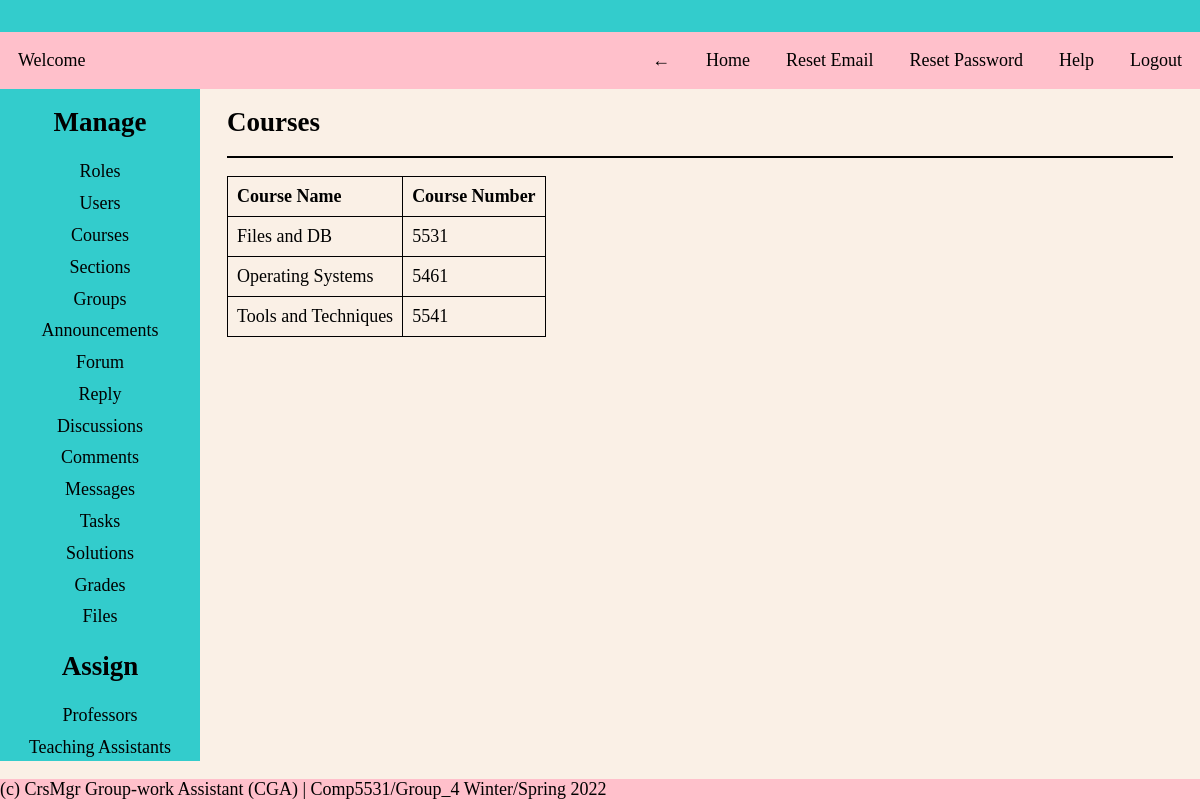
Page /pages/admin.php?page=courses (signed in) on the committed database.
### tables this page shows
CREATE TABLE course
(
  course_id INT NOT NULL AUTO_INCREMENT PRIMARY KEY,
  course_name VARCHAR(30) NOT NULL UNIQUE,
  course_number INT NOT NULL UNIQUE
);

### CRUD/courses.php (the view, shortened to what this page needs)
<div class="content-body">
    <?php
    $query = "SELECT * FROM course ORDER BY course_id ASC";
    $results = mysqli_query($conn, $query);
    ?>
    <h2>Courses</h2>
    <hr>
    <table>
        <thead>
            <tr>
                <th>Course Name</th>
                <th>Course Number</th>
            </tr>
        </thead>
        <tbody>
            <?php
            foreach ($results as $row) {
                $course_name = $row['course_name'];
                $course_number = $row['course_number'];
            ?>
                <tr>
                    <td><?= $course_name ?></td>
                    <td><?= $course_number ?></td>
                </tr>
            <?php
            }
            ?>
        </tbody>
    </table>
</div>

### styles/style.css (style rules this page uses)
* { margin: 0; padding: 0; box-sizing: border-box; }
body { background-color: #faf0e6; font-family: 'Times New Roman', Times, serif; font-size: large; }
hr { border: 1px solid black; margin: 1em 0; }
.content-body { padding: 0 0.5em; text-align: left; }
table, th, td { border: 1px solid; border-collapse: collapse; text-align: left; padding: 0.5em; }
td { max-width: 250px; overflow: hidden; text-overflow: ellipsis; white-space: nowrap; }

### rows in the picture
course: course_name "Files and DB", course_number "5531"
course: course_name "Operating Systems", course_number "5461"
course: course_name "Tools and Techniques", course_number "5541"
